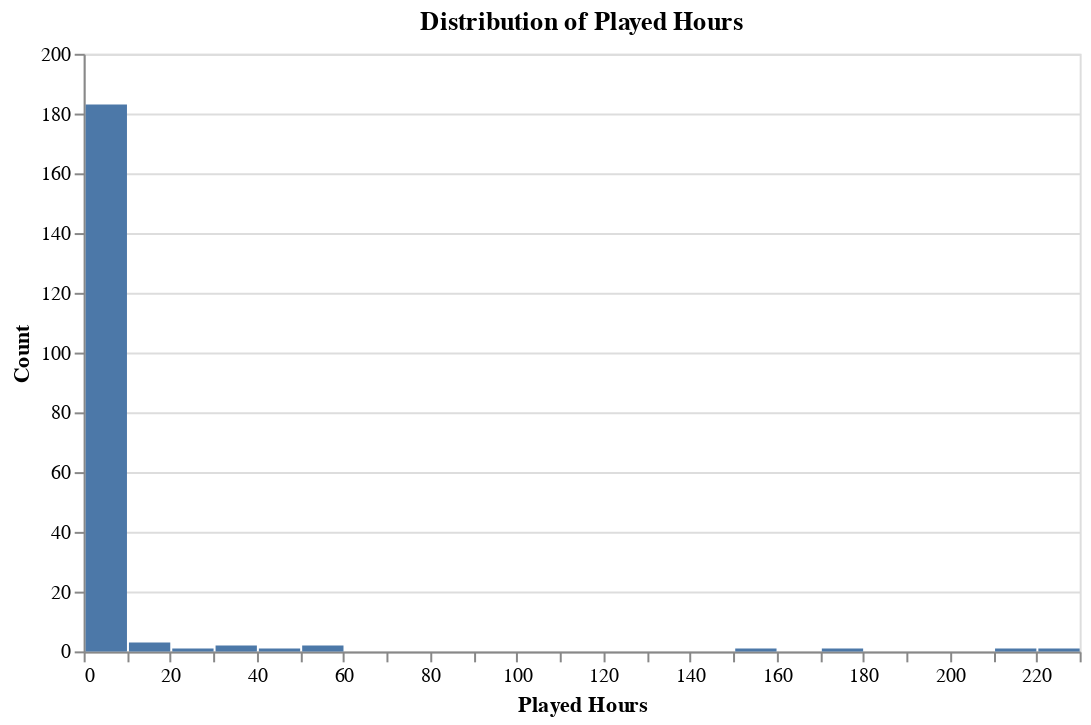

The notebook cell saved with this chart:
### Markdown cell above
### Target Distribution (played_hours) ###

### Code cell
alt.Chart(player_data).mark_bar().encode(
    x=alt.X('played_hours:Q', bin=alt.Bin(maxbins=40), title='Played Hours'),
    y=alt.Y('count()', title='Count')
).properties(
    width=500,
    height=300,
    title='Distribution of Played Hours'
)

### Figure 1 — Vega-Lite specification as saved in the notebook (floating-point values rounded to 4 significant figures; data arrays with more than 128 entries replaced by an {"elided": "..."} marker saying what was removed)
{"config": {"view": {"continuousWidth": 300, "continuousHeight": 300}}, "data": {"name": "data-673ac0e893480839d2a6a0a89500734b"}, "mark": {"type": "bar"}, "encoding": {"x": {"bin": {"maxbins": 40}, "field": "played_hours", "title": "Played Hours", "type": "quantitative"}, "y": {"aggregate": "count", "title": "Count", "type": "quantitative"}}, "height": 300, "title": "Distribution of Played Hours", "width": 500, "$schema": "https://vega.github.io/schema/vega-lite/v5.20.1.json", "datasets": {"data-673ac0e893480839d2a6a0a89500734b": {"elided": "196 records"}}}
